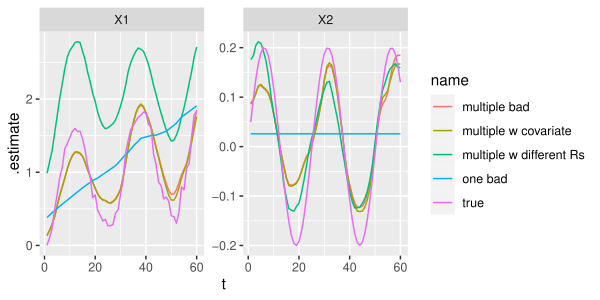

Write the R code that produced this figure.
###################################################
### code chunk number 43: Cs715_multivariate
###################################################
statesm2 <- tsSmooth(fitm2)
statesm2$name <- "multiple w different Rs"
df <- rbind(true, statesu, statesm, statesmc, statesm2)

ggplot(df, aes(x = t, y = .estimate, col = name)) +
  geom_line() +
  facet_wrap(~.rownames, scale = "free_y")
